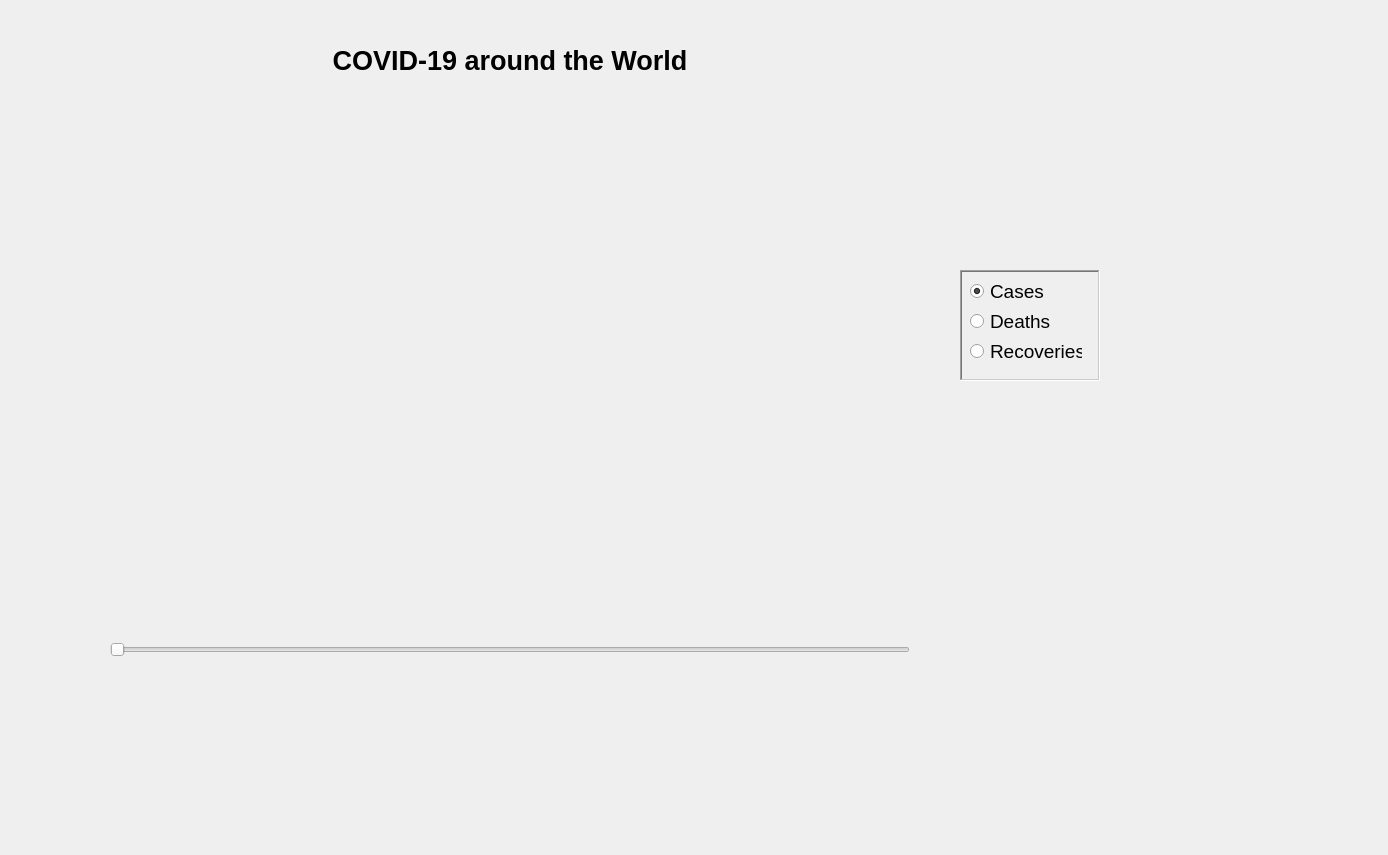
<?xml version="1.0" encoding="UTF-8"?>
<ui version="4.0">
 <class>mapViewWidget</class>
 <widget class="QWidget" name="mapViewWidget">
  <property name="geometry">
   <rect>
    <x>0</x>
    <y>0</y>
    <width>1388</width>
    <height>855</height>
   </rect>
  </property>
  <property name="windowTitle">
   <string>Form</string>
  </property>
  <widget class="QWidget" name="container" native="true">
   <property name="geometry">
    <rect>
     <x>50</x>
     <y>120</y>
     <width>800</width>
     <height>500</height>
    </rect>
   </property>
   <property name="sizePolicy">
    <sizepolicy hsizetype="MinimumExpanding" vsizetype="MinimumExpanding">
     <horstretch>0</horstretch>
     <verstretch>0</verstretch>
    </sizepolicy>
   </property>
   <property name="minimumSize">
    <size>
     <width>800</width>
     <height>500</height>
    </size>
   </property>
  </widget>
  <widget class="QFrame" name="frame">
   <property name="geometry">
    <rect>
     <x>960</x>
     <y>270</y>
     <width>140</width>
     <height>111</height>
    </rect>
   </property>
   <property name="frameShape">
    <enum>QFrame::WinPanel</enum>
   </property>
   <property name="frameShadow">
    <enum>QFrame::Sunken</enum>
   </property>
   <property name="lineWidth">
    <number>2</number>
   </property>
   <property name="midLineWidth">
    <number>3</number>
   </property>
   <widget class="QRadioButton" name="radioButtonRecoveries">
    <property name="geometry">
     <rect>
      <x>10</x>
      <y>70</y>
      <width>112</width>
      <height>23</height>
     </rect>
    </property>
    <property name="font">
     <font>
      <pointsize>14</pointsize>
     </font>
    </property>
    <property name="text">
     <string>Recoveries</string>
    </property>
   </widget>
   <widget class="QRadioButton" name="radioButtonDeaths">
    <property name="geometry">
     <rect>
      <x>10</x>
      <y>40</y>
      <width>112</width>
      <height>23</height>
     </rect>
    </property>
    <property name="font">
     <font>
      <pointsize>14</pointsize>
     </font>
    </property>
    <property name="text">
     <string>Deaths</string>
    </property>
    <property name="checkable">
     <bool>true</bool>
    </property>
   </widget>
   <widget class="QRadioButton" name="radioButtonCases">
    <property name="geometry">
     <rect>
      <x>10</x>
      <y>10</y>
      <width>112</width>
      <height>23</height>
     </rect>
    </property>
    <property name="font">
     <font>
      <pointsize>14</pointsize>
     </font>
    </property>
    <property name="text">
     <string>Cases</string>
    </property>
    <property name="checked">
     <bool>true</bool>
    </property>
   </widget>
  </widget>
  <widget class="QLabel" name="label">
   <property name="geometry">
    <rect>
     <x>110</x>
     <y>30</y>
     <width>800</width>
     <height>61</height>
    </rect>
   </property>
   <property name="sizePolicy">
    <sizepolicy hsizetype="MinimumExpanding" vsizetype="Preferred">
     <horstretch>0</horstretch>
     <verstretch>0</verstretch>
    </sizepolicy>
   </property>
   <property name="font">
    <font>
     <pointsize>20</pointsize>
     <weight>75</weight>
     <bold>true</bold>
    </font>
   </property>
   <property name="text">
    <string>COVID-19 around the World</string>
   </property>
   <property name="alignment">
    <set>Qt::AlignCenter</set>
   </property>
  </widget>
  <widget class="QLabel" name="endDate">
   <property name="geometry">
    <rect>
     <x>830</x>
     <y>670</y>
     <width>150</width>
     <height>17</height>
    </rect>
   </property>
   <property name="sizePolicy">
    <sizepolicy hsizetype="Fixed" vsizetype="Fixed">
     <horstretch>0</horstretch>
     <verstretch>0</verstretch>
    </sizepolicy>
   </property>
   <property name="minimumSize">
    <size>
     <width>150</width>
     <height>0</height>
    </size>
   </property>
   <property name="font">
    <font>
     <pointsize>13</pointsize>
    </font>
   </property>
   <property name="text">
    <string/>
   </property>
   <property name="alignment">
    <set>Qt::AlignCenter</set>
   </property>
  </widget>
  <widget class="QLabel" name="startDate">
   <property name="geometry">
    <rect>
     <x>40</x>
     <y>670</y>
     <width>150</width>
     <height>17</height>
    </rect>
   </property>
   <property name="sizePolicy">
    <sizepolicy hsizetype="Fixed" vsizetype="Fixed">
     <horstretch>0</horstretch>
     <verstretch>0</verstretch>
    </sizepolicy>
   </property>
   <property name="minimumSize">
    <size>
     <width>150</width>
     <height>0</height>
    </size>
   </property>
   <property name="font">
    <font>
     <pointsize>13</pointsize>
    </font>
   </property>
   <property name="text">
    <string/>
   </property>
   <property name="alignment">
    <set>Qt::AlignCenter</set>
   </property>
  </widget>
  <widget class="QSlider" name="horizontalSlider">
   <property name="geometry">
    <rect>
     <x>110</x>
     <y>640</y>
     <width>800</width>
     <height>20</height>
    </rect>
   </property>
   <property name="sizePolicy">
    <sizepolicy hsizetype="Fixed" vsizetype="Fixed">
     <horstretch>0</horstretch>
     <verstretch>0</verstretch>
    </sizepolicy>
   </property>
   <property name="orientation">
    <enum>Qt::Horizontal</enum>
   </property>
  </widget>
 </widget>
 <resources/>
 <connections/>
</ui>
